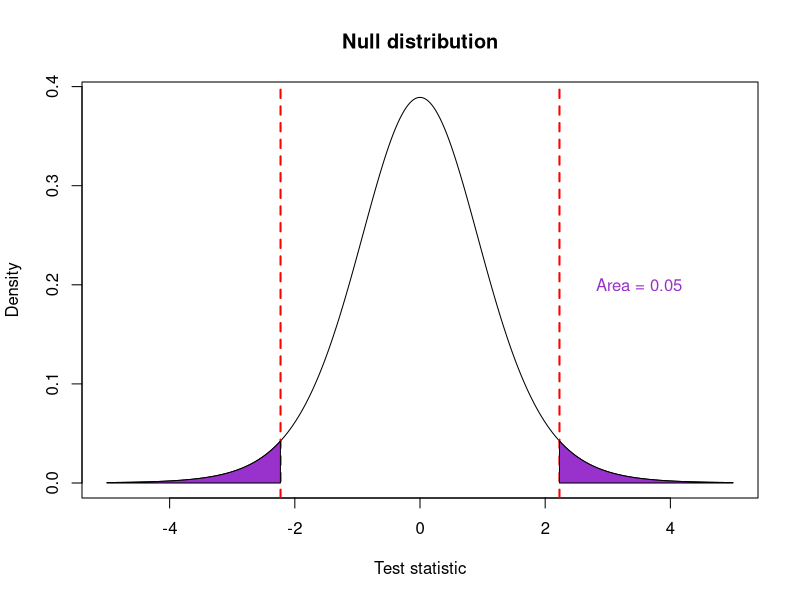
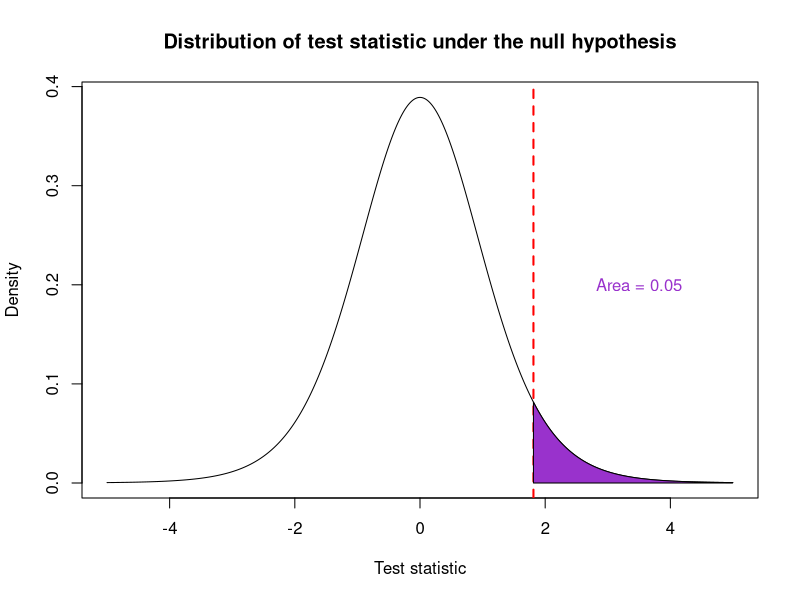
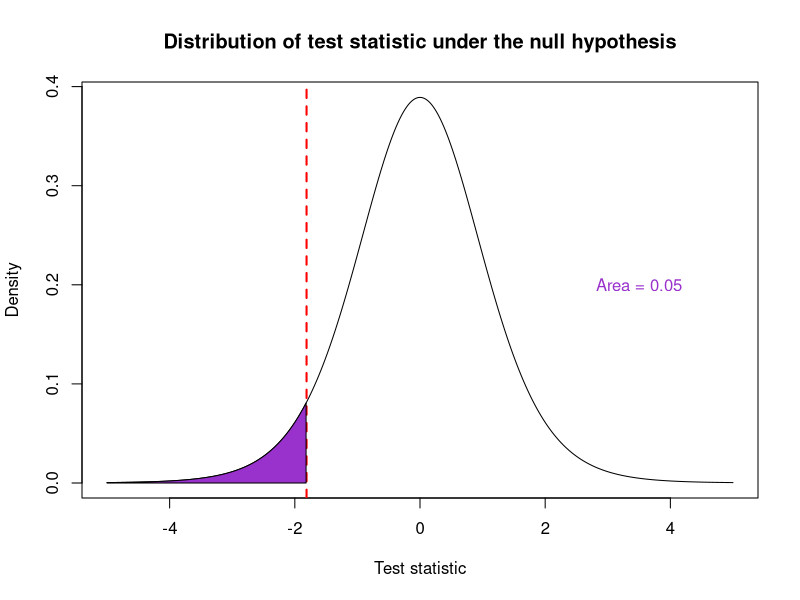

These figures' R source, in order:
## ---- chunk 1
x <- seq(-5, 5, 0.01)
y <- dt(x, df = 10)
critvals <- qt(c(0.025, 0.975), df = 10)
plot(x, y, type = "l", main = "Null distribution", xlab = "Test statistic", ylab = "Density")
xleft <- seq(-5, critvals[1], 0.01)
xright <- seq(critvals[2], 5, 0.01)
abline(v = critvals, col = "red", lty = "dashed", lwd = 2)
polygon(x = c(xleft, tail(xleft, 1), head(xleft, 1)), y = c(dt(xleft, df = 10), 0, 0), col = "darkorchid")
polygon(x = c(xright, tail(xright, 1), head(xright, 1)), y = c(dt(xright, df = 10), 0, 0), col = "darkorchid")
text(x = 3.5, y = 0.2, labels = "Area = 0.05", col = "darkorchid")
## ---- chunk 2
critval <- qt(0.95, df = 10)
plot(x, y, type = "l", main = "Distribution of test statistic under the null hypothesis", xlab = "Test statistic", ylab = "Density")
xside <- seq(critval, 5, 0.01)
abline(v = critval, col = "red", lty = "dashed", lwd = 2)
polygon(x = c(xside, tail(xside, 1), head(xside, 1)), y = c(dt(xside, df = 10), 0, 0), col = "darkorchid")
text(x = 3.5, y = 0.2, labels = "Area = 0.05", col = "darkorchid")
## ---- chunk 3
critval <- qt(0.05, df = 10)
plot(x, y, type = "l", main = "Distribution of test statistic under the null hypothesis", xlab = "Test statistic", ylab = "Density")
xside <- seq(-5, critval, 0.01)
abline(v = critval, col = "red", lty = "dashed", lwd = 2)
polygon(x = c(xside, tail(xside, 1), head(xside, 1)), y = c(dt(xside, df = 10), 0, 0), col = "darkorchid")
text(x = 3.5, y = 0.2, labels = "Area = 0.05", col = "darkorchid")
